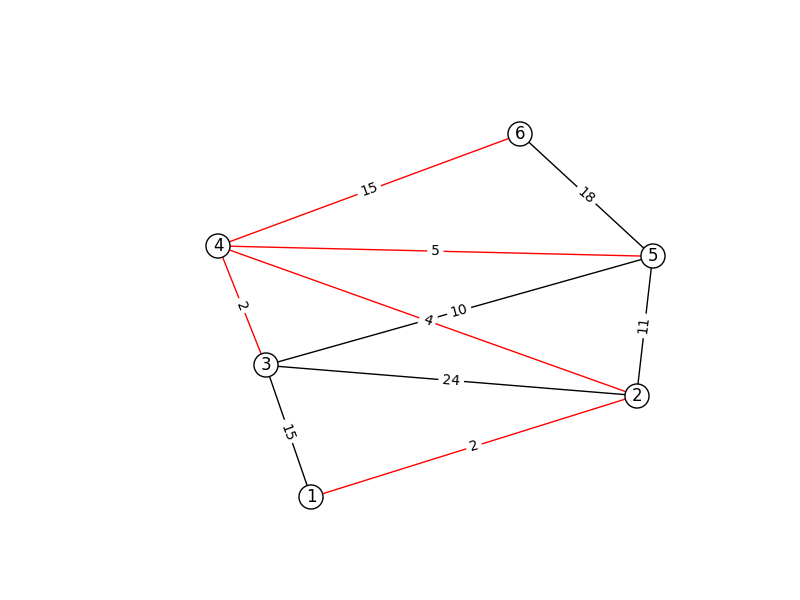

This figure's Python source:
#!/usr/bin/env python2
# -*- coding: utf-8 -*-
"""
Created on Sun Mar 27 01:20:46 2016

@author: caioau
"""

import matplotlib.pyplot as plt
import networkx as nx
from networkx.drawing.nx_agraph import graphviz_layout


def main():
    G = nx.Graph()  # G eh um grafo direcionado
    # gera o grafo apartir de suas arestas
    G.add_weighted_edges_from([(1, 2, 2), (1, 3, 15), (2, 3, 24), (2, 4, 4), (2, 5, 11), (3, 4, 2), (3, 5, 10), (4, 5, 5), (4, 6, 15), (5, 6, 18)])
    for i in G.edges():
        # print i[0], i[1]
        G[i[0]][i[1]]["color"] = "black"
    # G[1][2]["color"] = "red"
    comprimento, caminho = nx.single_source_dijkstra(G, 1)
    print caminho
    for i in caminho:
        # print i, comprimento[i], caminho[i]
        for j in range(1, len(caminho[i])):
            print caminho[i][j-1], caminho[i][j]
            G[caminho[i][j-1]][caminho[i][j]]["color"] = "red"
    desenhaGrafo(G, "grafo-6.png")
    T = nx.minimum_spanning_tree(G)
    desenhaGrafo(T, "grafo-6arv.png")


def desenhaGrafo(G,pngfilename): # desenha o grafo e salva numa imagem png
    edge_labels=dict([((u,v,),d['weight']) # gera os labels das arestas
                    for u,v,d in G.edges(data=True)])
    colors = [G[u][v]['color'] for u,v in G.edges()]
    pos = graphviz_layout(G,prog='fdp') # obtem a posicao dos nos (para desenhalo) # TODO: desativar isso?
    nx.draw_networkx_edges(G,pos, edge_color=colors) # desenha as arestas
    nx.draw_networkx_labels(G,pos) # desenha os labels das arestas
    nx.draw_networkx_edge_labels(G,pos,edge_labels=edge_labels) # desenha os labels dos nos
    nx.draw_networkx_nodes(G,pos,node_color='w') # desenha os nos
    plt.axis('off') # desativa os eixos
    plt.savefig(pngfilename)
    plt.close("all")

if __name__ == "__main__":
    main()
